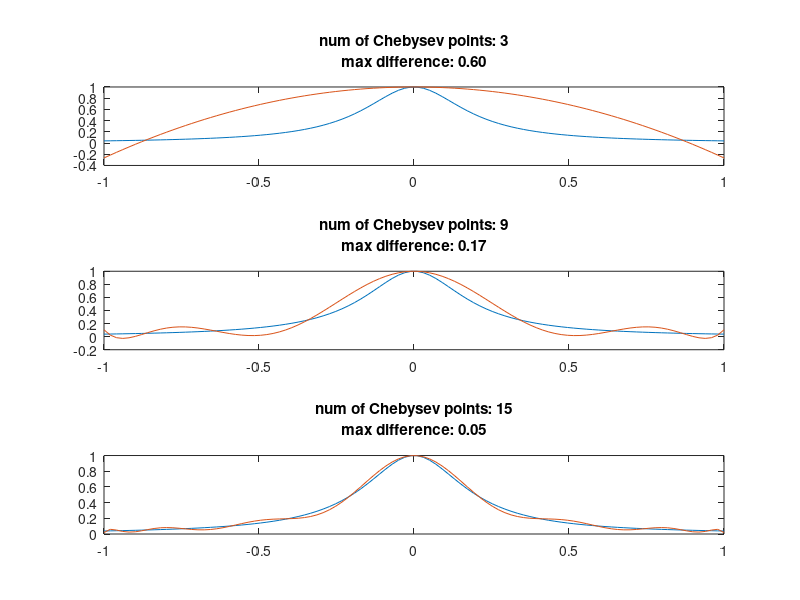

MATLAB code to generate this figure:
clf; clear;
% Runge example - Chebysev points

fun=@(x) 1./(1+25*x.^2);
xx=linspace(-1,1);
yy=fun(xx);

nsp=0;
for np=[3,9,15]
   nsp=nsp+1;subplot(3,1,nsp);
   x=cos(pi*(2*(1:np)-1)/(2*np));
   pol=polyfit(x,fun(x),np-1);
   yyy=polyval(pol,xx);
   plot(xx,yy,xx,yyy);
   maxdiff=max(abs(yy-yyy));
   title(sprintf("num of Chebysev points: %d\nmax difference: %.2f\n",np,maxdiff));
end